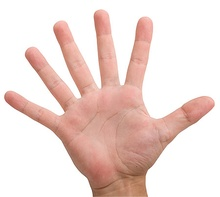
%> input picture 1.jpg, 220 x 197 px, shrunk from 450 x 402 before the run
$ octave newfing.m   (GNU Octave 9; MATLAB toolbox functions it lacks are replaced by stand-ins)
%> lines starting %> are read from the running program, lines starting %| are printed output that depends on the picture; in (x1, y1, x2, y2) boxes, pixels count from 0 and x2, y2 are one past the last pixel; in counts of white or black regions, pixels touching at a corner belong together; the program's own positions count from 1
im=imread('1.jpg');
%> im is the input picture: size 197x220x3 uint8; mean R, G, B 238.3, 217.9, 212.4
figure(1)
imshow(im);
title('Actual Image');

se = strel('ball',5,5);
img = imdilate(im,se);
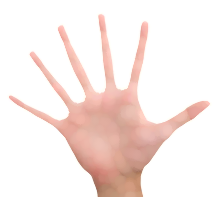
%> img: size 197x220x3 uint8; mean R, G, B 248, 234.7, 231.1
figure(2);
imshow(img);
title('Surface made smooth');

im1=rgb2gray(img);
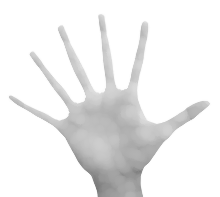
%> im1: size 197x220 uint8; min 120, max 255, mean 238.3
figure(3);
imshow(im1);
title('RGB To greylevel');

th=graythresh(im1);
%> th = 0.863
im2=im2bw(im1,th);
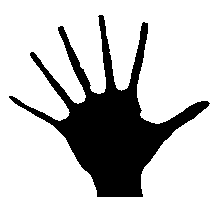
%> im2: size 197x220 logical; 75.8% white; 1 black region, box (x1, y1, x2, y2) and area: (9, 15, 210, 197) 10480
figure(4);
imshow(im2);
title('GreyLevel to Binary');

im3=imcomplement(im2);
%im3=~im3;
figure(5);
imshow(im3);
title('Compliment of binary');

im3=imfill(im3,'holes');
figure(6);
imshow(im3);
title('Image with holes removed');

  im4=bwareaopen(im3,10000);
  figure(7);
  imshow(im4);
  title('Removes objects less than 10000 pixels');


s1 = regionprops(im4,'Centroid');
%> s1 = 1 region; Centroid: [111.6 124.4]
centroids = cat(1, s1.Centroid);
%> centroids = [111.6 124.4]
 figure(8);
  imshow(im4);
  title('Centroid is found');
hold(imgca,'on')
plot(imgca,centroids(1), centroids(2), 'r*')
%> (this line was passed over: imgca is not available in this run)
hold(imgca,'off')


im8=bwmorph(im4,'thin',inf);
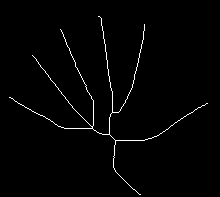
%> im8: size 197x220 logical; 1.5% white in thin lines or dots, all inside (x1, y1, x2, y2) = (9, 16, 208, 195)
figure(9);
imshow(im8);
 title('Image is made infinitly thin');


[r,c]=size(im8);
%> r = 197; c = 220
for i=1:r
    for j=1:c
        if j<centroids(1)
            im8(i,j)= 0;
        end

    end
end
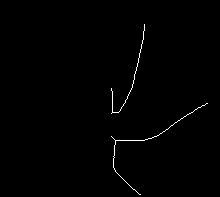
%> im8: size 197x220 logical; 0.63% white in thin lines or dots, all inside (x1, y1, x2, y2) = (111, 24, 208, 195)
 figure(10);
 imshow(im8);
   title('Image left to the centroid is cutoff');


cnt=0;
pt=0;
k=0;
[g h]=size(im8);
%> g = 197; h = 220
for i=1:g
    for j=1:h
        k=k+1;
            if(im8(i,j)==1)
                cnt=0;
                m=i;
                n=j;
                m=m-2;
                n=n-2;
                 for x=1:3
                 for y=1:3
                 if(im8(m+x,n+y)==1)
                  cnt=cnt+1;
                 end
                 end
                  end


                if(cnt==2)
                   pt=pt+1;

                end


            end


    end

end
%> after the loop, cnt = 2; k = 43340; m = 193; n = 139; pt = 6
pt=pt/2;
%> pt = 3
disp('Number of fingers=');
disp(pt);
%| 3
if(pt==1)
    disp('Forward');
end
if(pt==2)
    disp('Backward');
end
if(pt==3)
    disp('Left');
end
if(pt==4)
    disp('Right');
end
